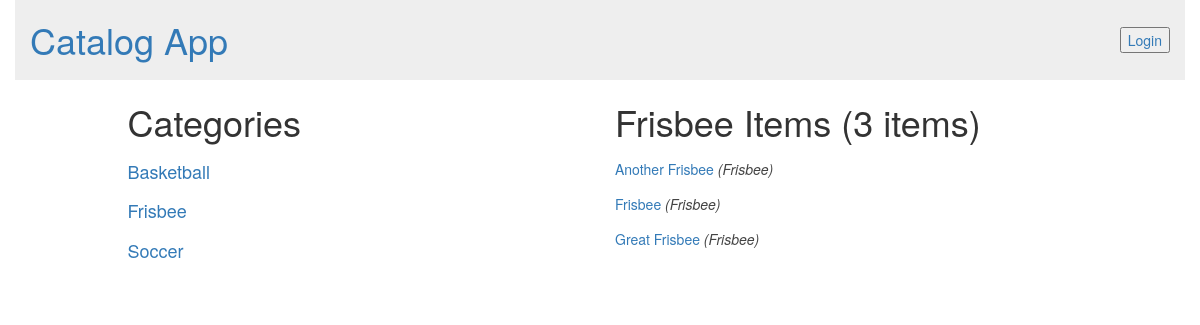
Page /catalog/Frisbee on the committed database.
### app/database_setup.py (models this page shows, shortened)
class Category(Base):
    __tablename__ = 'category'
    id = Column(Integer, primary_key=True)
    name = Column(String(250), nullable=False)
    user_id = Column(Integer, ForeignKey('user.id'))
    user = relationship(User)
    created_at = Column(DateTime, default=datetime.datetime.now)

class Item(Base):
    __tablename__ = 'item'
    name = Column(String(80), nullable=False)
    id = Column(Integer, primary_key=True)
    description = Column(String(250))
    category_id = Column(Integer, ForeignKey('category.id'))
    category = relationship(Category)
    user_id = Column(Integer, ForeignKey('user.id'))
    user = relationship(User)
    created_at = Column(DateTime, default=datetime.datetime.now)

### app/views.py (the view)
@app.route('/catalog/<category>')
def showCategory(category):
    categories = session.query(Category).order_by(asc(Category.name))
    category = session.query(Category).filter_by(name=category).one()
    items = session.query(Item).filter_by(
        category_id=category.id).order_by(desc(Item.created_at))
    user = userIsLoggedIn()
    return render_template('category.html',
                           categories=categories,
                           selected_category=category,
                           items=items,
                           user=user)

### app/helper.py (called while the page is built)
def userIsLoggedIn():
    if 'username' not in login_session:
        return False
    else:
        return True

### app/templates/category.html (shortened to what this page needs)
{% extends "main.html" %}
{% block content %}
    <div class="row content">
        <div class="col-md-1"></div>
        <div class="col-md-4 padding-none">
        <h1>Categories</h1>
        {% for category in categories %}
            <a href = "{{url_for('showCategory', category = category.name)}}">
                <div class="row">
                        <div class="col-md-10 restaurant-list">
                            <h4>{{category.name}}</h4>
                        </div>
                </div>
            </a>
        {% endfor %}
        </div>
        <div class="col-md-1 divider"></div>
        <div class="col-md-6">
        <h1>{{ selected_category.name }} Items ({{ items.count() }} items)</h1>
        {% for item in items %}
            <a href = "{{url_for('showItem', category = item.category.name , item = item.name)}}">
                <div class="row">
                        <div class="col-md-10">
                            <h5>{{item.name}} <span class="metaInfo">({{item.category.name}})</span></h5>
                        </div>
                </div>
            </a>
        {% endfor %}
        <br>
        <br>
        </div>
    </div>
{% endblock %}

### app/static/styles.css (style rules this page uses)
.metaInfo { color: #444444; font-style: italic; }

### rows in the picture
Category: name "Basketball"
Category: name "Frisbee"
Category: name "Soccer"
Item: name "Another Frisbee", category.name "Frisbee"
Item: name "Frisbee", category.name "Frisbee"
Item: name "Great Frisbee", category.name "Frisbee"

### other values in the picture
{{ items.count() }} "3"
